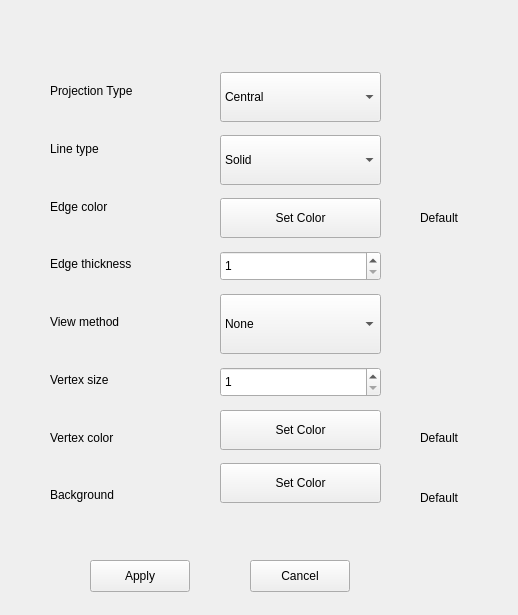
<?xml version="1.0" encoding="UTF-8"?>
<ui version="4.0">
 <class>SettingsWindow</class>
 <widget class="QWidget" name="SettingsWindow">
  <property name="geometry">
   <rect>
    <x>0</x>
    <y>0</y>
    <width>518</width>
    <height>615</height>
   </rect>
  </property>
  <property name="windowTitle">
   <string>Form</string>
  </property>
  <widget class="QLabel" name="label_4">
   <property name="geometry">
    <rect>
     <x>420</x>
     <y>210</y>
     <width>58</width>
     <height>16</height>
    </rect>
   </property>
   <property name="text">
    <string>Default</string>
   </property>
  </widget>
  <widget class="QLabel" name="label_10">
   <property name="geometry">
    <rect>
     <x>420</x>
     <y>430</y>
     <width>58</width>
     <height>16</height>
    </rect>
   </property>
   <property name="text">
    <string>Default</string>
   </property>
  </widget>
  <widget class="QLabel" name="label_11">
   <property name="geometry">
    <rect>
     <x>420</x>
     <y>490</y>
     <width>58</width>
     <height>16</height>
    </rect>
   </property>
   <property name="text">
    <string>Default</string>
   </property>
  </widget>
  <widget class="QWidget" name="verticalLayoutWidget">
   <property name="geometry">
    <rect>
     <x>20</x>
     <y>50</y>
     <width>160</width>
     <height>486</height>
    </rect>
   </property>
   <layout class="QVBoxLayout" name="labelLayout">
    <property name="leftMargin">
     <number>30</number>
    </property>
    <property name="topMargin">
     <number>15</number>
    </property>
    <property name="rightMargin">
     <number>0</number>
    </property>
    <property name="bottomMargin">
     <number>15</number>
    </property>
    <item>
     <widget class="QLabel" name="label">
      <property name="minimumSize">
       <size>
        <width>20</width>
        <height>50</height>
       </size>
      </property>
      <property name="text">
       <string>Projection Type</string>
      </property>
     </widget>
    </item>
    <item>
     <widget class="QLabel" name="label_2">
      <property name="minimumSize">
       <size>
        <width>20</width>
        <height>50</height>
       </size>
      </property>
      <property name="text">
       <string>Line type</string>
      </property>
     </widget>
    </item>
    <item>
     <widget class="QLabel" name="label_3">
      <property name="minimumSize">
       <size>
        <width>20</width>
        <height>50</height>
       </size>
      </property>
      <property name="text">
       <string>Edge color</string>
      </property>
     </widget>
    </item>
    <item>
     <widget class="QLabel" name="label_6">
      <property name="minimumSize">
       <size>
        <width>20</width>
        <height>50</height>
       </size>
      </property>
      <property name="text">
       <string>Edge thickness</string>
      </property>
     </widget>
    </item>
    <item>
     <widget class="QLabel" name="label_7">
      <property name="minimumSize">
       <size>
        <width>20</width>
        <height>50</height>
       </size>
      </property>
      <property name="text">
       <string>View method</string>
      </property>
     </widget>
    </item>
    <item>
     <widget class="QLabel" name="label_8">
      <property name="minimumSize">
       <size>
        <width>20</width>
        <height>50</height>
       </size>
      </property>
      <property name="text">
       <string>Vertex size</string>
      </property>
     </widget>
    </item>
    <item>
     <widget class="QLabel" name="label_5">
      <property name="minimumSize">
       <size>
        <width>20</width>
        <height>50</height>
       </size>
      </property>
      <property name="text">
       <string>Vertex color</string>
      </property>
     </widget>
    </item>
    <item>
     <widget class="QLabel" name="label_9">
      <property name="minimumSize">
       <size>
        <width>20</width>
        <height>50</height>
       </size>
      </property>
      <property name="text">
       <string>Background</string>
      </property>
     </widget>
    </item>
   </layout>
  </widget>
  <widget class="QWidget" name="verticalLayoutWidget_2">
   <property name="geometry">
    <rect>
     <x>220</x>
     <y>50</y>
     <width>161</width>
     <height>481</height>
    </rect>
   </property>
   <layout class="QVBoxLayout" name="verticalLayout">
    <property name="spacing">
     <number>-1</number>
    </property>
    <property name="leftMargin">
     <number>0</number>
    </property>
    <property name="topMargin">
     <number>15</number>
    </property>
    <property name="bottomMargin">
     <number>20</number>
    </property>
    <item>
     <widget class="QComboBox" name="projectionType">
      <property name="minimumSize">
       <size>
        <width>20</width>
        <height>50</height>
       </size>
      </property>
      <item>
       <property name="text">
        <string>Central</string>
       </property>
      </item>
      <item>
       <property name="text">
        <string>Parallel</string>
       </property>
      </item>
     </widget>
    </item>
    <item>
     <widget class="QComboBox" name="lineType">
      <property name="minimumSize">
       <size>
        <width>20</width>
        <height>50</height>
       </size>
      </property>
      <item>
       <property name="text">
        <string>Solid</string>
       </property>
      </item>
      <item>
       <property name="text">
        <string>Dotted</string>
       </property>
      </item>
     </widget>
    </item>
    <item>
     <widget class="QPushButton" name="edgeColorBtn">
      <property name="minimumSize">
       <size>
        <width>20</width>
        <height>40</height>
       </size>
      </property>
      <property name="text">
       <string>Set Color</string>
      </property>
     </widget>
    </item>
    <item>
     <widget class="QSpinBox" name="edgeThickness">
      <property name="minimumSize">
       <size>
        <width>20</width>
        <height>30</height>
       </size>
      </property>
      <property name="wrapping">
       <bool>false</bool>
      </property>
      <property name="showGroupSeparator" stdset="0">
       <bool>false</bool>
      </property>
      <property name="minimum">
       <number>1</number>
      </property>
     </widget>
    </item>
    <item>
     <widget class="QComboBox" name="vertexType">
      <property name="minimumSize">
       <size>
        <width>30</width>
        <height>60</height>
       </size>
      </property>
      <item>
       <property name="text">
        <string>None</string>
       </property>
      </item>
      <item>
       <property name="text">
        <string>Square</string>
       </property>
      </item>
      <item>
       <property name="text">
        <string>Circle</string>
       </property>
      </item>
     </widget>
    </item>
    <item>
     <widget class="QSpinBox" name="vertexSize">
      <property name="minimumSize">
       <size>
        <width>20</width>
        <height>30</height>
       </size>
      </property>
      <property name="minimum">
       <number>1</number>
      </property>
     </widget>
    </item>
    <item>
     <widget class="QPushButton" name="vertexColorBtn">
      <property name="minimumSize">
       <size>
        <width>20</width>
        <height>40</height>
       </size>
      </property>
      <property name="text">
       <string>Set Color</string>
      </property>
     </widget>
    </item>
    <item>
     <widget class="QPushButton" name="backgroundColorBtn">
      <property name="minimumSize">
       <size>
        <width>20</width>
        <height>40</height>
       </size>
      </property>
      <property name="text">
       <string>Set Color</string>
      </property>
     </widget>
    </item>
   </layout>
  </widget>
  <widget class="QPushButton" name="applyButton">
   <property name="geometry">
    <rect>
     <x>90</x>
     <y>560</y>
     <width>100</width>
     <height>32</height>
    </rect>
   </property>
   <property name="text">
    <string>Apply</string>
   </property>
  </widget>
  <widget class="QPushButton" name="cancelButton">
   <property name="geometry">
    <rect>
     <x>250</x>
     <y>560</y>
     <width>100</width>
     <height>32</height>
    </rect>
   </property>
   <property name="text">
    <string>Cancel</string>
   </property>
  </widget>
 </widget>
 <resources/>
 <connections/>
</ui>
